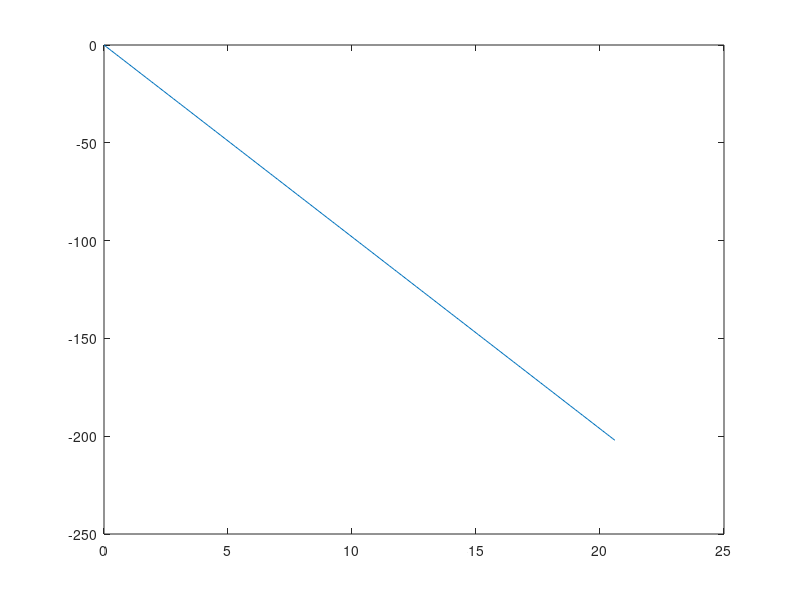
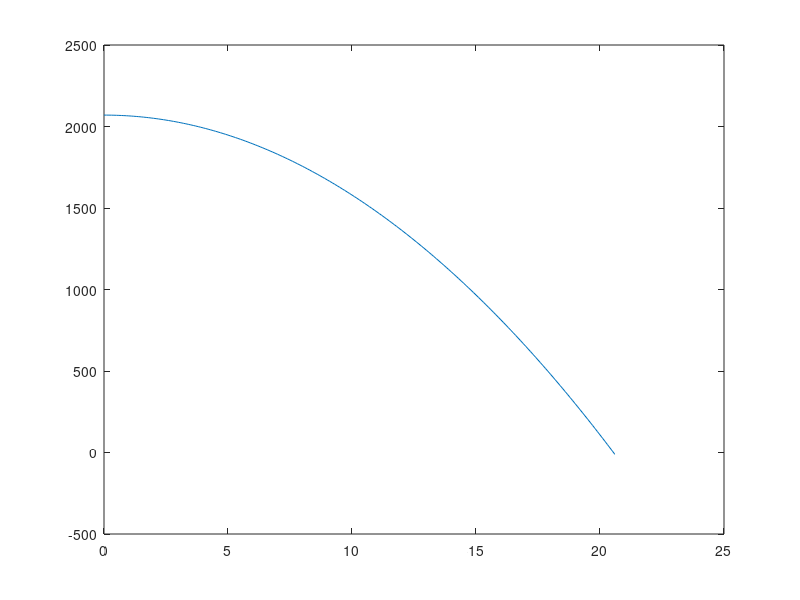
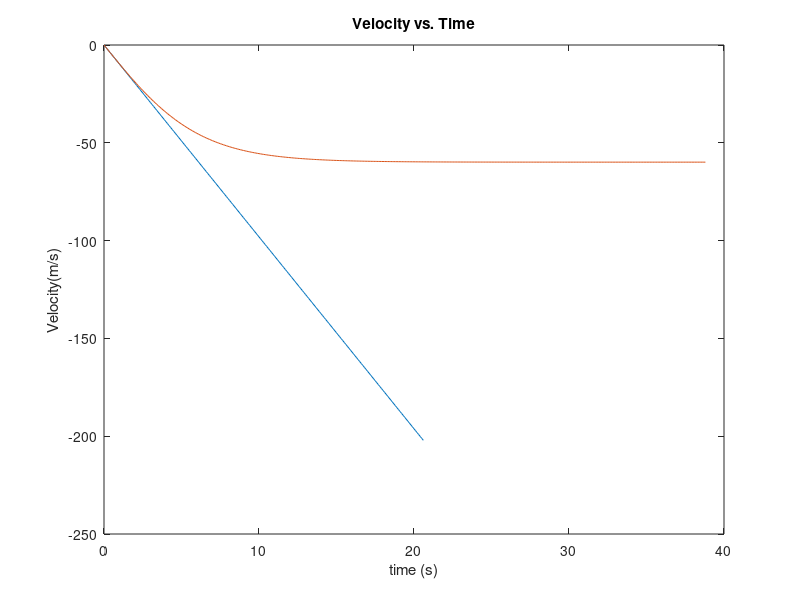
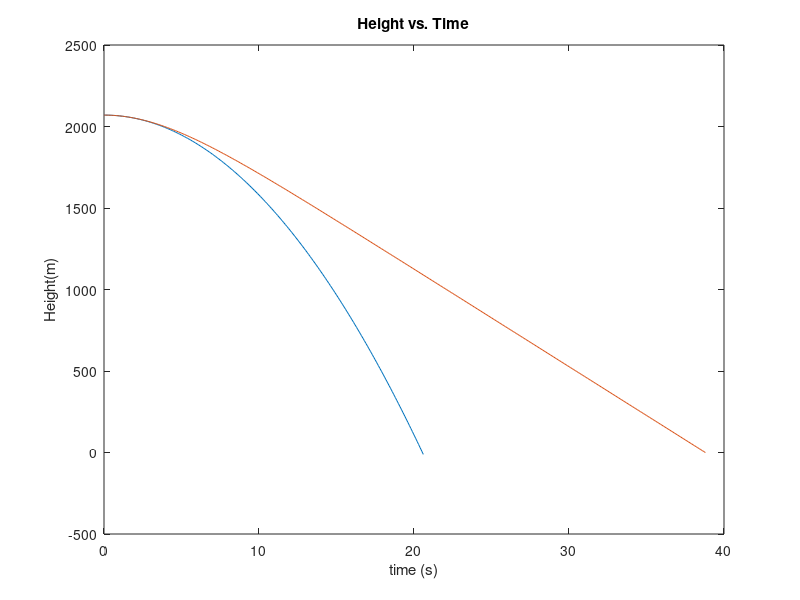

MATLAB code to generate these figures, in order:
%Daniel Lindberg
%Lab 5
clc; close all; clear all;
%%%%%%%%%%%%%%%%%%%%%%%%%%%%%%%%%%%%%%%%%%%%%%%%%%%%%%%%%%%%%%%%%%%%%%%%%%%
%Preliminary Inputs
g = -9.81;                      %gravity
Ho = 2070;                      %initial height
dt = 0.1;                       %change in time
t = 0:dt:50;                    %time vector
A = ones(size(t))*(-9.81);      %acceleration vector
V = zeros(size(t));             %velocity vector
H = zeros(size(t));             %height vector
H(1) = Ho;
%%%%%%%%%%%%%%%%%%%%%%%%%%%%%%%%%%%%%%%%%%%%%%%%%%%%%%%%%%%%%%%%%%%%%%%%%%%
%Part A
z = 1;
%Calculate Velocity and Height using Trapezoidal Rule   
while H(z) >= 0
        z = z+1;
        V(z) = V(z-1)+ 0.5*(A(z-1)+ A(z))*dt;
        H(z) = H(z-1)+ 0.5*(V(z-1)+V(z))*dt;
end


V=V(1:z);
H=H(1:z);
T = t(1:z);

figure;
plot(T,V)
figure;
plot(T,H);
%%%%%%%%%%%%%%%%%%%%%%%%%%%%%%%%%%%%%%%%%%%%%%%%%%%%%%%%%%%%%%%%%%%%%%%%%%%
%Part B

load AccelerationVersusTime;                   %load acceleration
Vdrag = zeros(size(acceleration));             %velocity vector 2
Hdrag = zeros(size(acceleration));             %height vector
Hdrag(1) = Ho;

%Calculate Velocity and Height with Drag Acceleration using Trapezoidal Rule  
z = 1;

while Hdrag(z) > 0 
    z = z+1;
        Vdrag(z) = Vdrag(z-1)+ 0.5*(acceleration(z-1)+ acceleration(z))*dt;
        Hdrag(z) = Hdrag(z-1)+ 0.5*(Vdrag(z-1)+Vdrag(z))*dt;
end
Tdrag = t(1:length(acceleration)); 
figure;
plot(T,V,Tdrag,Vdrag); xlabel('time (s)'); ylabel('Velocity(m/s)'); title('Velocity vs. Time');
figure;
plot(T,H,Tdrag,Hdrag); xlabel('time (s)'); ylabel('Height(m)'); title('Height vs. Time');

%%%%%%%%%%%%%%%%%%%%%%%%%%%%%%%%%%%%%%%%%%%%%%%%%%%%%%%%%%%%%%%%%%%%%%%%%%%
%Part C
m = 50;                          %mass of object (kg)
F = m*acceleration;              %calculate Force
figure;
plot(Tdrag,F)
W = zeros(size(acceleration));

%Calculate Work with respect to Height using Trapezoidal Rule   
for z = 2:length(acceleration)
        W(z) = W(z-1)+ 0.5*(F(z-1)+ F(z))*(Hdrag(z)-Hdrag(z-1));
end

fprintf('The total work of the falling object is %0.2f Nm \n',W(end));

